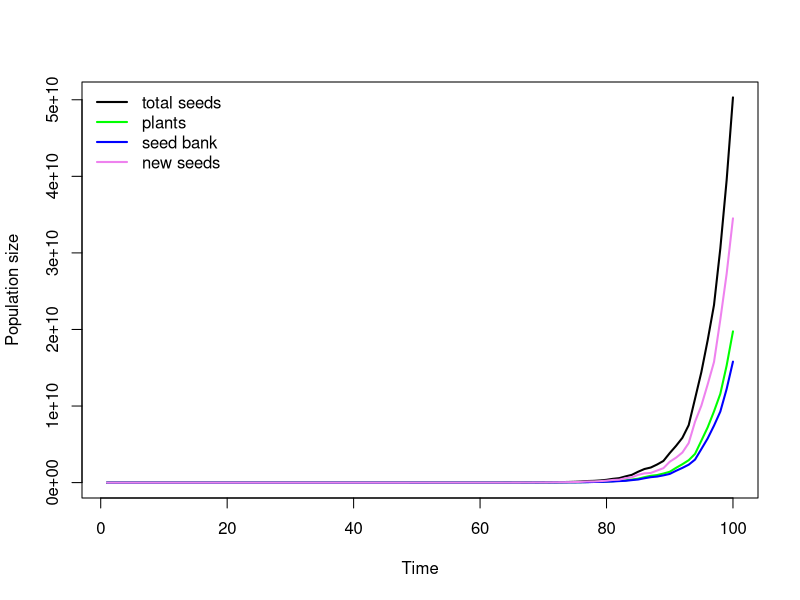
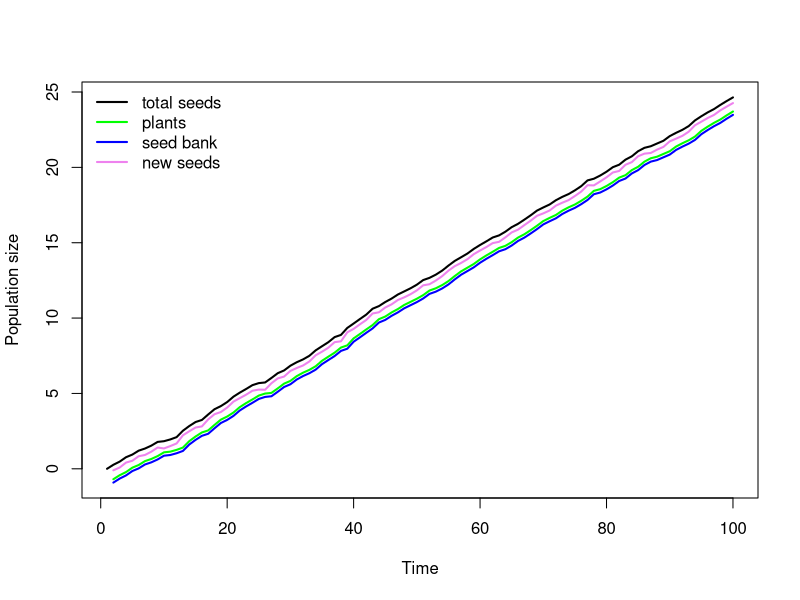

The R source for these figures, in order:

# model density independent growth with a seedbank

# set your working directory
setwd("G:/My Drive/AdlerLabDocs/PlantPopEcol/code")

### define population growth function-----------------------

DI_SB_growth <- function(N,g,s,lambda){
  germinants <- g*N   # number of plants germinating out of the seed bank
  surv_seeds <- N*(1-g)*s  # number of ungerminated seeds that survive
  new_seeds <- lambda*germinants  # fecundity (production of new seeds)
  total_seeds <- surv_seeds+new_seeds
  output <- c(total_seeds,germinants,surv_seeds,new_seeds)
  return(output)
}

### set parameters ------------------------------------------

lambda_mu <- 1.8      # mean fecundity (must be > 0)
lambda_sigma <- 0.2  # year-to-year standard deviation of fecundity (must be > 0)
g <- 0.5              # germination rate
s <- 0.8              # survival of ungerminated seeds

### set-up simulation ------------------------------------------

timesteps <- 100  # number of time steps to simulate
Nmatrix <- matrix(NA,nrow=timesteps,ncol=4)  # matrix to store population time series
colnames(Nmatrix) <- c("total_seeds","germinants","surv_seeds","new_seeds")
Nmatrix[1,] <- c(1,0,0,0)  # initial population state
lambda <- rnorm(timesteps,lambda_mu, lambda_sigma) # draw lambdas from a distribution
lambda[lambda<0] <- 0   # set negative lambdas to zero

### run simulation ------------------------------------------

for(i in 2:timesteps){
  Nmatrix[i,] <- DI_SB_growth(Nmatrix[i-1,1],g,s,lambda[i])
}

# calculate long-term average population growth rate (geometric mean)
little_r <- mean(log(Nmatrix[2:(nrow(Nmatrix)),1]/Nmatrix[1:(nrow(Nmatrix)-1),1]))
print(paste0("r=",little_r))

# calculate the standard deviation of the annual population growth rates 
little_r_sd <- sd(log(Nmatrix[2:(nrow(Nmatrix)),1]/Nmatrix[1:(nrow(Nmatrix)-1),1]))
print(paste0("r SD =",little_r_sd))

### plot results ------------------------------------------

myCols <-c("black","green","blue","violet")
myNames <- c("total seeds","plants","seed bank","new seeds")

# plot on raw (arithmetic) scale
matplot(Nmatrix,type="l",xlab="Time",ylab="Population size",
        lty=1,lwd=2, col=myCols)
legend("topleft",myNames,col=myCols,lty=1, lwd=2, bty="n")

# plot on log scale
matplot(log(Nmatrix),type="l",xlab="Time",ylab="Population size",
        lty=1,lwd=2, col=myCols)
legend("topleft",myNames,col=myCols,lty=1,lwd=2, bty="n")
